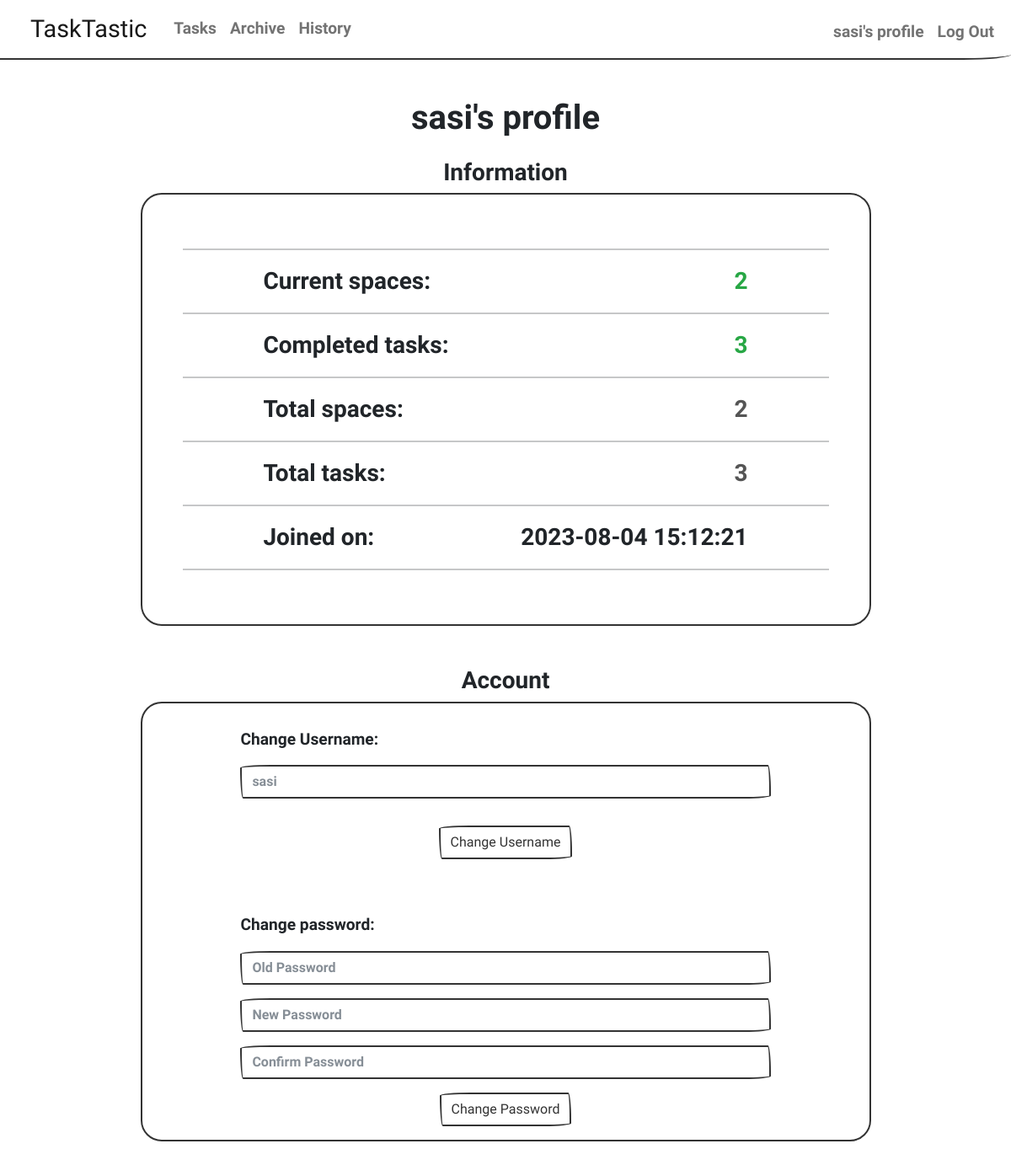
Screenshot of /profile (signed in) with the database file from the repository.
### tables this page shows
CREATE TABLE users (id INTEGER PRIMARY KEY AUTOINCREMENT NOT NULL, username TEXT NOT NULL, hash TEXT NOT NULL, date TEXT NOT NULL, total_spaces NUMERIC NOT NULL DEFAULT 0, current_spaces NUMERIC NOT NULL DEFAULT 0, total_tasks NUMERIC NOT NULL DEFAULT 0, completed_tasks NUMERIC NOT NULL DEFAULT 0);

### app.py (the view)
@app.route("/profile", methods=["GET"])
@login_required
def profile():
    id = session["user_id"]
    try:
        name = db.execute("SELECT username FROM users WHERE id = ?", id)[0]["username"]
    except:
        return redirect("/register")
    user_info = db.execute("SELECT * FROM users WHERE id = ?", id)[0]
    return render_template("profile.html", name=name, user=user_info)

### additional.py (called while the page is built)
def login_required(f):
    @wraps(f)
    def decorated_function(*args, **kwargs):
        if session.get("user_id") is None:
            return redirect("/login")
        return f(*args, **kwargs)
    return decorated_function

### app.py (called while the page is built)
@app.after_request
def after_request(response):
    response.headers["Cache-Control"] = "no-cache, no-store, must-revalidate"
    response.headers["Expires"] = 0
    response.headers["Pragma"] = "no-cache"
    return response

### templates/profile.html (shortened to what this page needs)
{% extends "layout.html" %}
{% block main %}
<br class="user-select-none">
<div class="text-center mb-4">
    <h1>{{ user.username }}'s profile</h1>
</div>
<h3 class="text-center">Information</h3>
<div class="container border border-primary rounded w-75 mb-5 p-5 fs-3">
    <hr>
    <div class="w-75 text-wrap mx-auto d-flex justify-content-between">
        <div class="d-inline-block">Current spaces: </div><div class="text-success d-inline-block">{{ user.current_spaces }}</div>
    </div>
    <hr>
    <div class="w-75 text-wrap mx-auto d-flex justify-content-between">
        <div class="d-inline-block">Completed tasks: </div><div class="text-success d-inline-block">{{ user.completed_tasks }}</div>
    </div>
    <hr>
    <div class="w-75 text-wrap mx-auto d-flex justify-content-between">
        <div class="d-inline-block">Total spaces: </div><div class="text-secondary d-inline-block">{{ user.total_spaces }}</div>
    </div>
    <hr>
    <div class="w-75 text-wrap mx-auto d-flex justify-content-between">
        <div class="d-inline-block">Total tasks: </div><div class="text-secondary d-inline-block">{{ user.total_tasks }}</div>
    </div>
    <hr>
    <div class="w-75 text-wrap mx-auto d-flex justify-content-between">
        <div class="d-inline-block">Joined on: </div><div class="d-inline-block">{{ user.date }}</div>
    </div>
    <hr>
</div>
<h3 class="text-center">Account</h3>
<div class="container border border-primary rounded w-75">
    <br class="user-select-none">
    <div class="w-75 mx-auto">
        <p>Change Username:</p>
        <form action="/change_username" method="post">
            <div class="form-group mb-5 text-center">
                <input type="text" class="form-control mb-3 mt-3" placeholder="{{ user.username }}" autocomplete="off" style="min-width: 150px" name="change_username">
                <button class="btn btn-outline-primary mb-3 mt-3" type="submit">Change Username</button>
            </div>
        </form>
        <p>Change password:</p>
        <form action="/change_password" method="post">
            <div class="form-group mb-3 text-center">
                <input type="password" class="form-control mb-3 mt-3" placeholder="Old Password" style="min-width: 150px" name="old_password">
                <input type="password" class="form-control mb-3 mt-3" placeholder="New Password" style="min-width: 150px" name="new_password">
                <input type="password" class="form-control mb-3 mt-3" placeholder="Confirm Password" style="min-width: 150px" name="confirm_password">
                <button class="btn btn-outline-primary" type="submit">Change Password</button>
            </div>
        </form>
    </div>
</div>
{% endblock %}

### templates/layout.html (shortened to what this page needs)
<!DOCTYPE html>
<html lang="en">
    <head>
        <link href="https://cdn.jsdelivr.net/npm/bootstrap@5.1.3/dist/css/bootstrap.min.css" rel="stylesheet">
        <link href="../static/bootstrap.min.css" rel="stylesheet">
    </head>
    <body>
        <nav class="navbar navbar-expand-lg fixed-top navbar-light bg-light">
            <div class="container-fluid">
                <a class="navbar-brand me-4 ms-4" href="/">TaskTastic</a>
                <div class="collapse navbar-collapse" id="navbarColor03">
                    {% if session["user_id"] %}
                    <ul class="navbar-nav me-auto">
                        <li class="nav-item">
                            <a class="nav-link" href="/tasks">Tasks</a>
                        </li>
                        <li class="nav-item">
                            <a class="nav-link" href="/archive">Archive</a>
                        </li>
                        <li class="nav-item">
                            <a class="nav-link" href="/history">History</a>
                        </li>
                    </ul>
                    <ul class="navbar-nav ms-auto mt-2">
                        <li class="nav-item">
                            <a class="nav-link" href="/profile">{{ name }}'s profile</a>
                        </li>
                        <li class="nav-item"><a class="nav-link" href="/logout">Log Out</a></li>
                    </ul>
                    {% endif %}
                </div>
            </div>
        </nav>
        <br>
            <main class="container-fluid py-5"> {% block main %}{% endblock %} </main>
    </body>
</html>

### rows the page displays
users: username "sasi", current_spaces "2", completed_tasks "3", total_spaces "2", total_tasks "3", date "2023-08-04 15:12:21", change_username "sasi"
